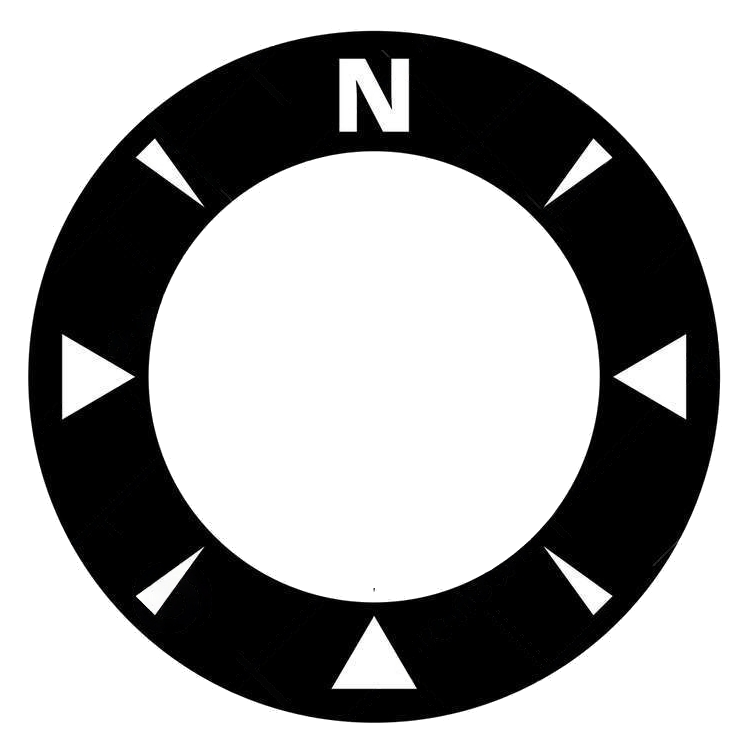
#> input picture station_terrestre_xbee_tkinter/upcompas.png, 756 x 752 px
$ python test3.py
#> lines starting #> are read from the running program, lines starting #| are printed output that depends on the picture
from PIL import Image, ImageTk

background = Image.new(mode="RGBA", size=(200,200))
#> background: PIL image 200x200 RGBA; every value is 0
image = Image.open("upcompas.png").resize((150,150), Image.LANCZOS)
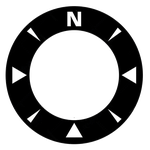
#> image: PIL image 150x150 RGBA; mean R, G, B, A 15.2, 15.2, 15.2, 98; transparent parts drawn white
x, y = image.size
#> x = 150; y = 150
background.paste(image, (25,25,x+25,y+25), image)
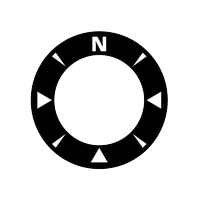
#> background: PIL image 200x200 RGBA; mean R, G, B, A 5.3, 5.3, 5.3, 54.2; transparent parts drawn white

image2 = Image.open("arrow2.png").rotate(20).resize((110,110), Image.LANCZOS)
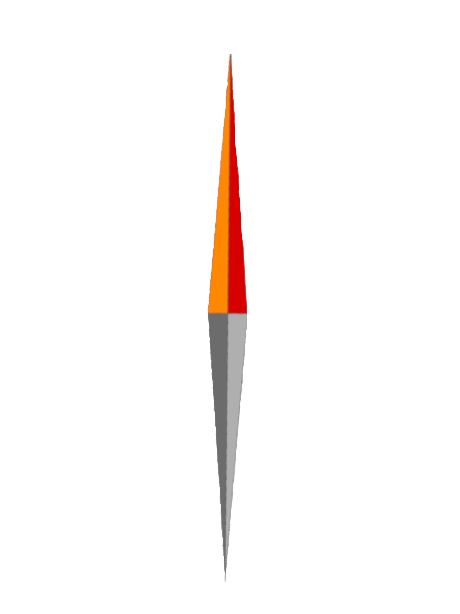
#> input picture station_terrestre_xbee_tkinter/arrow2.png, 460 x 614 px
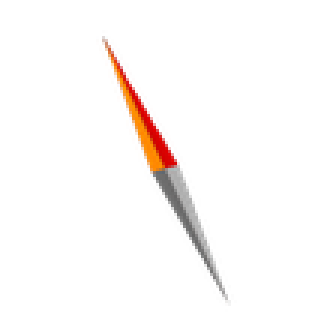
#> image2: PIL image 110x110 RGBA (shown 3 times larger); mean R, G, B, A 12.5, 7.9, 6.3, 9.7; transparent parts drawn white
x, y = image2.size
#> x = 110; y = 110
background.paste(image2, (45, 45,x+45,y+45), image2)

image3 = Image.open("wind_arrow2.png").rotate(180).resize((200,200), Image.LANCZOS)
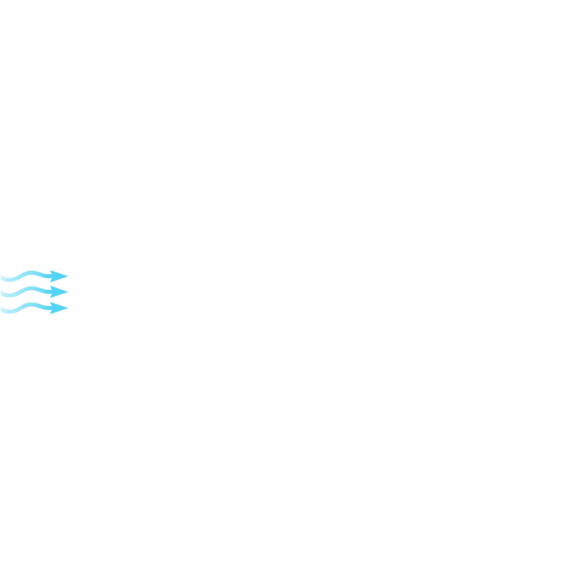
#> input picture station_terrestre_xbee_tkinter/wind_arrow2.png, 580 x 568 px
x, y = image3.size
#> x = 200; y = 200
background.paste(image3, (0, -2,x,y-2), image3)

background.save('newimg.png',"PNG")
